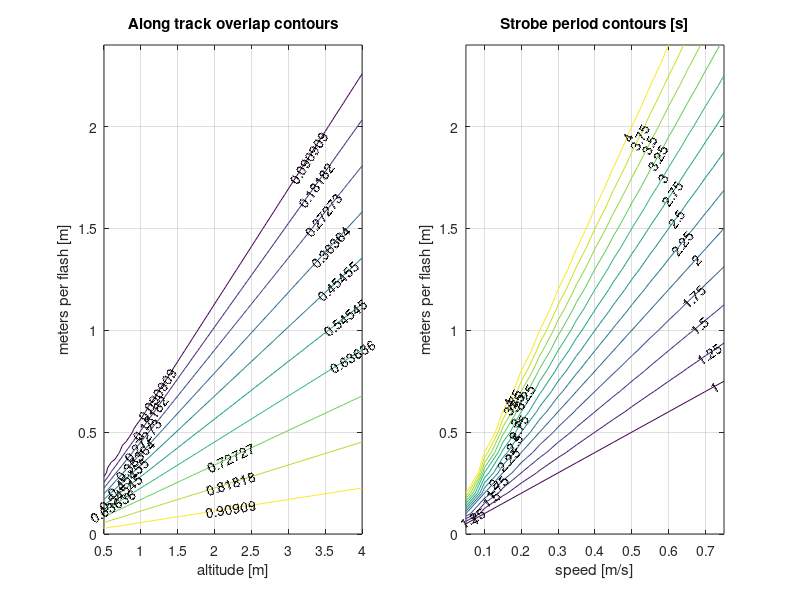
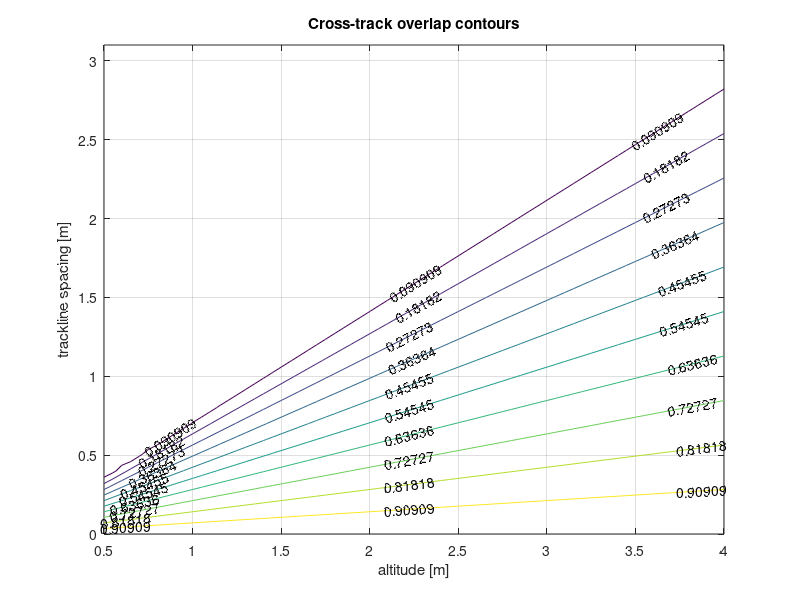

Write the MATLAB code that produced these figures, in order.
% camera survey design curves
% OP 20020412
% figure(1) has two charts for overlap along direction of motion
% pick a speed on the chart on the right, go up to the flash
% period, find the mpf (meters per flash), move across to the chart
% on the left and for the same mpf find the overlap for a given
% altitude.
% figure(2) is a chart for overlap across tracklines

DTR = pi/180;
% FOV
FOVx = 42.4*DTR; % x axis across tracklines
FOVy = 34.5*DTR; % y axis along direction of motion

% speed range
speed_vec = [0.05:0.05:0.75]; %[m/s]
% altitude range
alt_vec = [0.5:0.05:4]; %[m]
% strobe period range
t_vec = [1:0.25:4]; %[s] used on contour lines

% meters per flash range
max_mpf = 2*max(alt_vec)*tan(FOVy/2);
mpf_vec = [0:0.1:max_mpf];

% calculate overlap as a function of speed, altitude and strobe
% period
% first: calculate Meters per Flash (mpf) as a function of speed
% and strobe period
t_mat = mpf_vec'*(speed_vec.^-1);


% calculate overlap fraction as a function of meters per flash and
% altitude

footprint_vec = 2*alt_vec*tan(FOVy/2); % along direction of motion

mpf_mat = mpf_vec'*ones(size(footprint_vec));
foot_mat = ones(size(mpf_vec))'*footprint_vec;

ovlp_mat = (foot_mat-mpf_mat)./foot_mat;

% since overlap can't be less than zero make negative overlaps 0
ovlp_mat(ovlp_mat < 0) = 0;


figure(1);
subplot(1,2,1);
[cs,h] = contour(alt_vec,mpf_vec,ovlp_mat);
clabel(cs,h);
xlabel('altitude [m]');
ylabel('meters per flash [m]');
title('Along track overlap contours');
grid on;

subplot(1,2,2);
[cs, h] = contour(speed_vec,mpf_vec,t_mat,t_vec);
clabel(cs,h);
xlabel('speed [m/s]');
ylabel('meters per flash [m]');
title('Strobe period contours [s]');
grid on;

% calculate across track overlap based on trackline spacing
max_footx = 2*max(alt_vec)*tan(FOVx/2);
track_vec = [0:0.1:max_footx]; % trackline spacing vector

footprintx_vec = 2*alt_vec*tan(FOVx/2);
track_mat = track_vec'*ones(size(footprintx_vec));

footx_mat = ones(size(track_vec))'*footprintx_vec;

track_ovlp_mat = (footx_mat - track_mat)./footx_mat;

% since overlap can't be less than zero make negative overlaps 0
track_ovlp_mat(track_ovlp_mat < 0) = 0;


figure(2)
[cs,h] = contour(alt_vec,track_vec,track_ovlp_mat);
clabel(cs,h);
xlabel('altitude [m]');
ylabel('trackline spacing [m]');
title('Cross-track overlap contours');
grid on;
